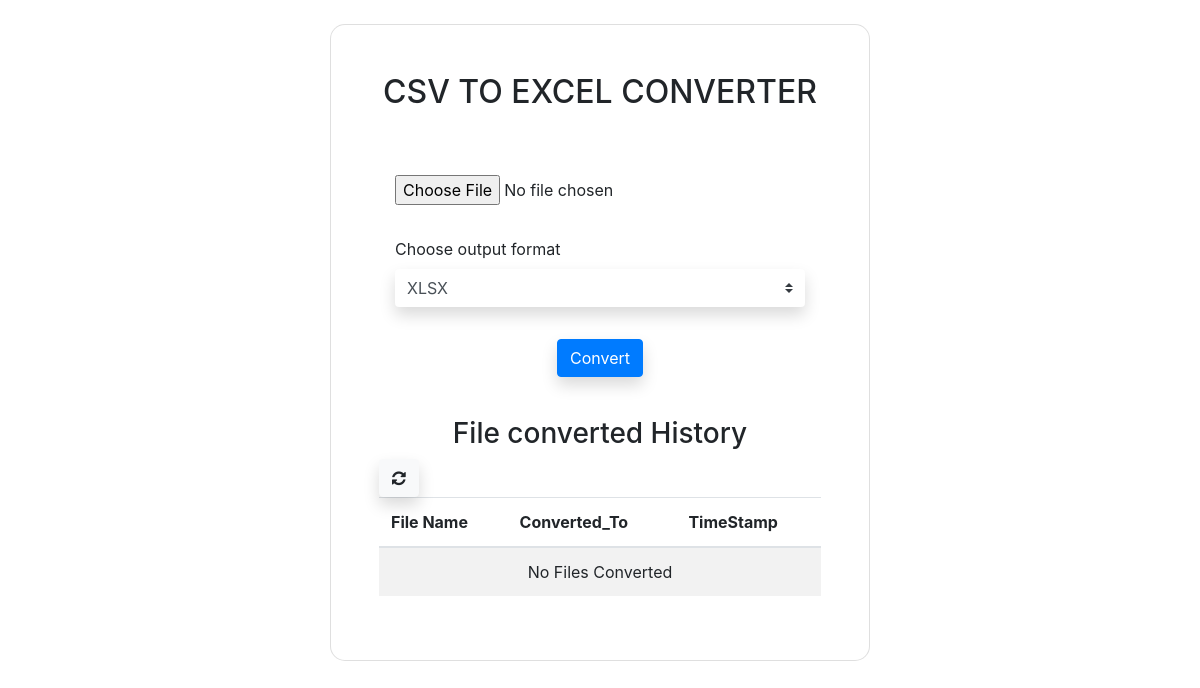
Before: / with the older database file.
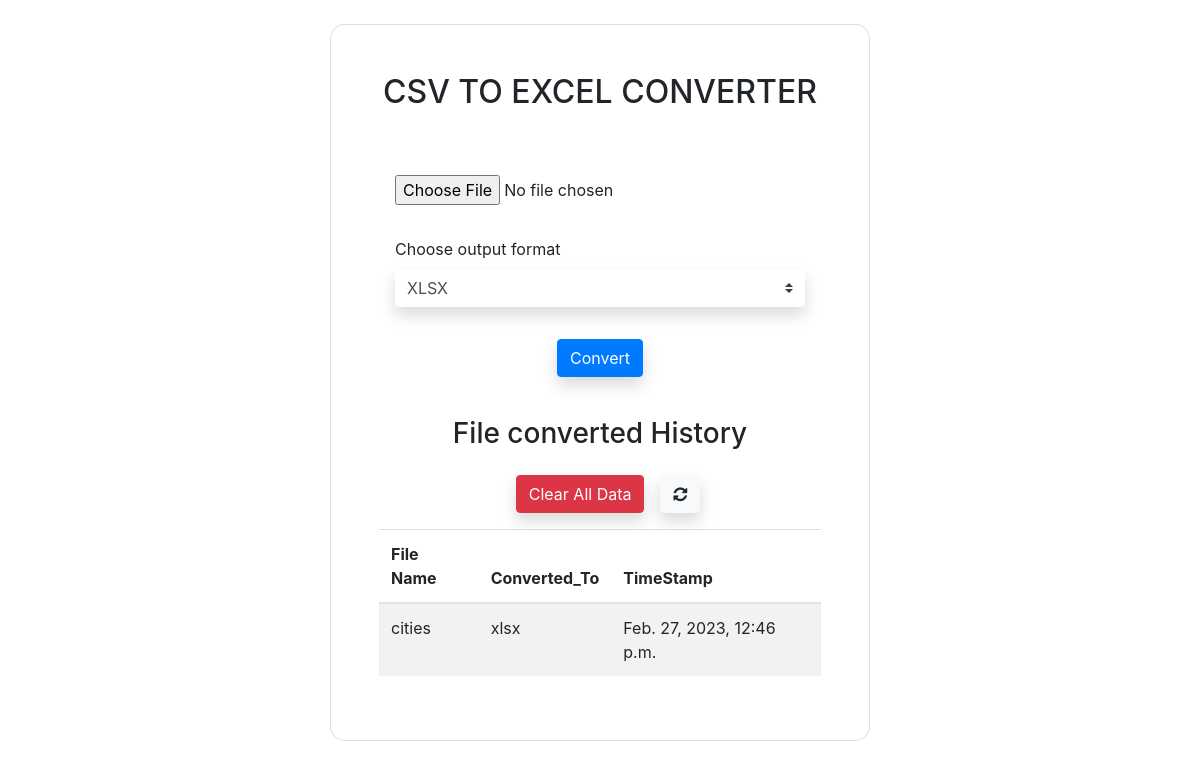
After: the same page with the newer database file.
### app/models.py (models this page shows)
class UploadHistory(models.Model):
    file_name = models.CharField(max_length=255)
    converted_type = models.CharField(max_length=255,default=None)
    timestamp = models.DateTimeField(auto_now_add=True)

### app/views.py (the view, shortened to what this page needs)
# urls.py: path('', convapp.conv_app),
def conv_app(request):
    upload_history = UploadHistory.objects.all().values()
    context = {'upload_history': upload_history}
    return render(request , 'app_converter.html', context)

### templates/app_converter.html (shortened to what this page needs)
{% extends 'base.html' %}
{% block content %}
<container class="container-fluid vh-100 p-4 m-4">
  <div class="mask d-flex align-items-center h-100 gradient-custom-3">
    <div class="container h-100">
      <div class="row d-flex justify-content-center align-items-center h-100">
        <div class="col-12 col-md-9 col-lg-7 col-xl-6">
          <div class="card" style="border-radius: 15px;">
            <div class="card-body p-5">
              <h2 class="text-uppercase text-center mb-5">CSV TO EXCEL CONVERTER</h2>
              <form action="" method="post" enctype="multipart/form-data">
                <input class="form-inline p-3" type="file" name="filefield" accept=".csv" placeholder="no file selected"
                  required />
                <div class="p-3">
                  <label for="outputtype">Choose output format</label>
                  <select class="custom-select shadow border-0" name="outputformat">
                    <option value="1" selected>XLSX</option>
                  </select>
                </div>
                <div class="justify-content-center text-center">
                  <input type="submit" class="btn btn-primary shadow rounded m-3" value="Convert" />
                </div>
              </form>
              <br>
              <h3 class="text-center">File converted History</h3>
              {% if upload_history%}
              <div class="form-inline justify-content-center text-center">
                <a class="btn btn-danger m-3 shadow" href="delete/">Clear All Data</a>
                <a href="{% url 'refresh' %}" class="btn btn-light shadow"><i class="fa fa-refresh"
                    aria-hidden="true"></i></a>
              </div>
              {% else %}
              <a href="{% url 'refresh' %}" class="btn btn-light shadow"><i class="fa fa-refresh"
                aria-hidden="true"></i></a>
              {% endif %}
              <div class="table-responsive">
                <table id="datatable" class="table table-striped">
                  <thead>
                    <tr>
                      <th>File Name </th>
                      <th>Converted_To </th>
                      <th>TimeStamp </th>
                    </tr>
                  </thead>
                  <tbody>
                    {% for files in upload_history %}
                    <tr>
                      <td>{{files.file_name}}</td>
                      <td>{{files.converted_type}}</td>
                      <td>{{files.timestamp}}</td>
                    </tr>
                    {% empty %}
                    <td colspan="3" class="text-center">No Files Converted </td>
                    {% endfor %}
                  </tbody>
                </table>
              </div>
            </div>
          </div>
        </div>
      </div>
    </div>
  </div>
</container>
{% endblock content %}

Changed rows visible on the page:
added UploadHistory: file_name "cities", converted_type "xlsx", timestamp "Feb. 27, 2023, 12:46 p.m."
Other visible differences:
text no longer shown: "No Files Converted"
text now shown: "Clear All Data"
